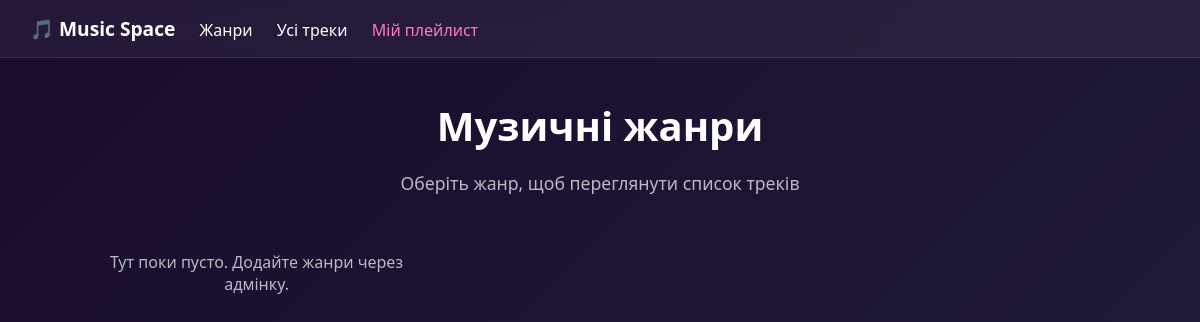
The app's page /music/categories/, older data.
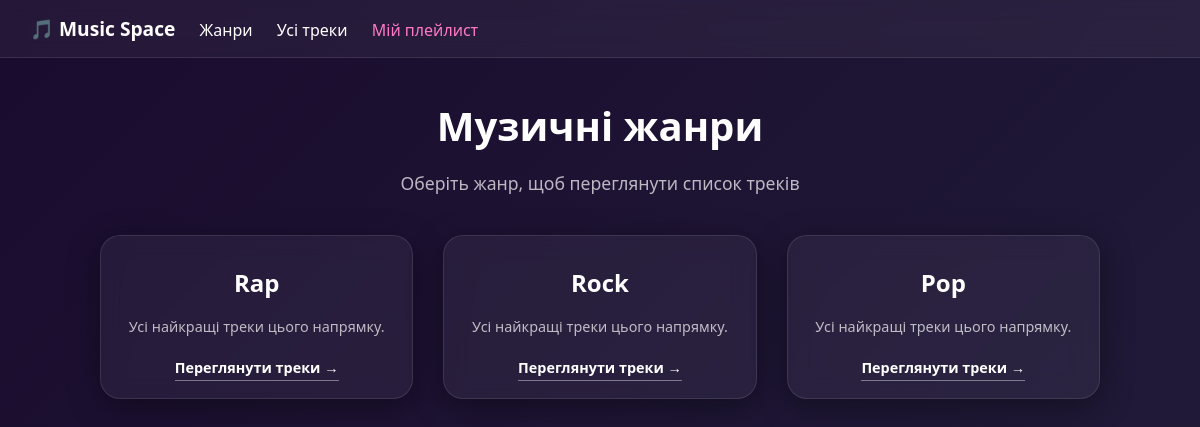
The same page, newer data.
### music/models.py (models this page shows, shortened)
class Category(models.Model):
    name = models.CharField(max_length=100, verbose_name="Назва жанру")
    description = models.TextField(blank=True, verbose_name="Опис жанру")

### music/views.py (the view)
# urls.py: path('categories/', views.category_list_view, name='category_list'),
def category_list_view(request):
    categories = Category.objects.all()
    context = {"title": "Список жанрів", "categories": categories}
    return render(request, 'music/category_list.html', context)

### templates/music/category_list.html (shortened to what this page needs)
{% extends 'base.html' %}
{% block content %}
    <div style="text-align: center; margin-bottom: 40px;">
        <h1 style="font-size: 2.5rem; margin-bottom: 10px;">Музичні жанри</h1>
        <p style="color: rgba(255,255,255,0.7); font-size: 1.1rem;">Оберіть жанр, щоб переглянути список треків</p>
    </div>
    <div style="display: grid; grid-template-columns: repeat(auto-fill, minmax(250px, 1fr)); gap: 30px;">
        {% for category in categories %}
            <div class="glass-card">
                <h3 style="margin-top: 10px;">
                    <a href="{% url 'category_detail' category.id %}">{{ category.name }}</a>
                </h3>
                <p style="color: rgba(255,255,255,0.7); font-size: 0.9rem;">
                    {{ category.description|default:"Усі найкращі треки цього напрямку." }}
                </p>
                <div style="margin-top: 20px;">
                    <a href="{% url 'category_detail' category.id %}" style="font-size: 0.9rem; border-bottom: 1px solid rgba(255,255,255,0.4); padding-bottom: 3px;">
                        Переглянути треки →
                    </a>
                </div>
            </div>
        {% empty %}
            <p style="color: rgba(255,255,255,0.7); text-align: center; width: 100%;">Тут поки пусто. Додайте жанри через адмінку.</p>
        {% endfor %}
    </div>
{% endblock %}

Row changes from the older to the newer data that the page shows:
added Category: name "Rap", description "Усі найкращі треки цього напрямку."
added Category: name "Rock", description "Усі найкращі треки цього напрямку."
added Category: name "Pop", description "Усі найкращі треки цього напрямку."
Text that changed along with them:
text no longer shown: "Тут поки пусто. Додайте жанри через адмінку."
